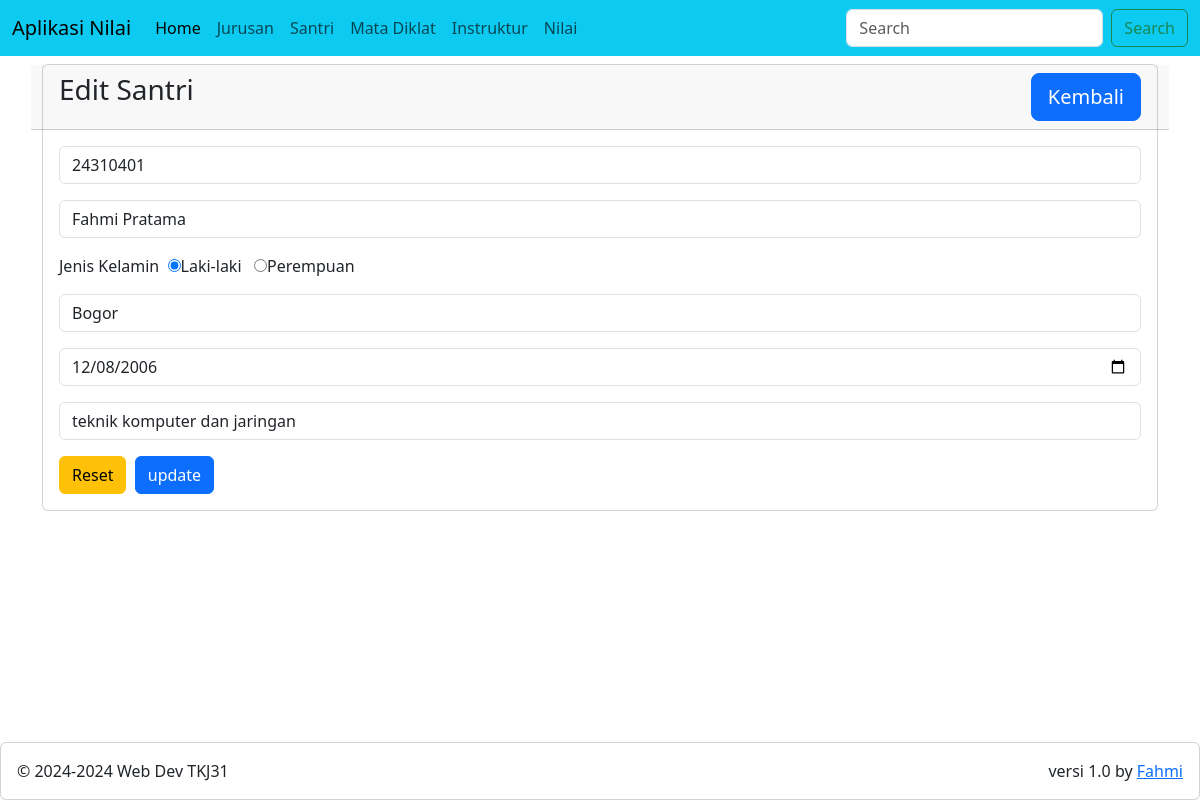
The app's page /?m=santri&s=edit&id=12 with its own data.
### tables this page shows
CREATE TABLE `students` (
  `id` int(11) NOT NULL,
  `nis` varchar(10) NOT NULL,
  `name` varchar(100) DEFAULT NULL,
  `gender` varchar(30) DEFAULT NULL,
  `pob` varchar(75) DEFAULT NULL,
  `dob` date DEFAULT NULL,
  `major_id` int(11) NOT NULL
);

CREATE TABLE `majors` (
  `id` int(11) NOT NULL,
  `name` varchar(75) DEFAULT NULL,
  `capacity` int(11) DEFAULT NULL,
  `fill` int(11) DEFAULT NULL
);

### santri/edit.php (the view, shortened to what this page needs)
<div class="row">
    <div class="col-12">
        <div class="card">
            <div class="card-header row">
                <div class="card-title h3 col-8">Edit Santri</div>
                    <div class="col-4">
                        <a href="?m=santri&s=view" class="btn btn-lg btn-primary float-end">Kembali</a>
                    </div>
                </div>
                <?php
                include_once('config.php');
                $id = $_GET['id'];
                $sql = "SELECT * FROM students WHERE id='$id'";
                $query = mysqli_query($con, $sql);
                $r = mysqli_fetch_array($query);
                ?>
                <div class="card-body">
                    <form action="?m=santri&s=update" method="post">
                        <div class="mb-3">
                            <input type="text" name="nis" value="<?=$r['nis']?>" class="form-control" placeholder="Nomor Santri" required autofocus>
                        </div>
                        <div class="mb-3">
                            <input type="text" name="name" value="<?=$r['name']?>" class="form-control" placeholder="Nama Santri" required>
                        </div>
                        <div class="mb-3">
                            <label for="">Jenis Kelamin</label>&nbsp;
                            <input type="radio" name="gender" value="Laki-laki" <?= $r['gender']=='Laki-laki' ? 'checked' : '' ?>>Laki-laki &nbsp;
                            <input type="radio" name="gender" value="Perempuan" <?= $r['gender']=='Perempuan' ? 'checked' : '' ?>>Perempuan
                        </div>
                        <div class="mb-3">
                            <input type="text" name="pob" value="<?=$r['pob']?>" class="form-control" placeholder="Tempat Lahir">
                        </div>
                        <div class="mb-3">
                            <input type="date" name="dob" value="<?=$r['dob']?>" class="form-control" placeholder="Tanggal Lahir">
                        </div>
                        <div class="mb-3">
                        <select name="major_id" class="form-control" required>
                        <?php
                            $sql2 = "SELECT * FROM majors";
                            $query2 = mysqli_query($con, $sql2);
                            while ($r2 = mysqli_fetch_array($query2)) {
                             ?>
                                <option value="<?=$r2['id']?>" <?= $r2['id']==$r['major_id'] ? 'selected' : ''?>><?=$r2['name']?></option>
                           <?php } ?>
                    </select>
                        </div>
                            <input type="reset" class="btn btn-warning">&nbsp;
                            <input type="submit" name="update" value="update" class="btn btn-primary">
                        </div>
                </div>
            </div>
        </div>
    </div>

### records on screen
students: nis "24310401", name "Fahmi Pratama", gender "☑", pob "Bogor", dob "12/08/2006", major_id "teknik komputer dan jaringan"
